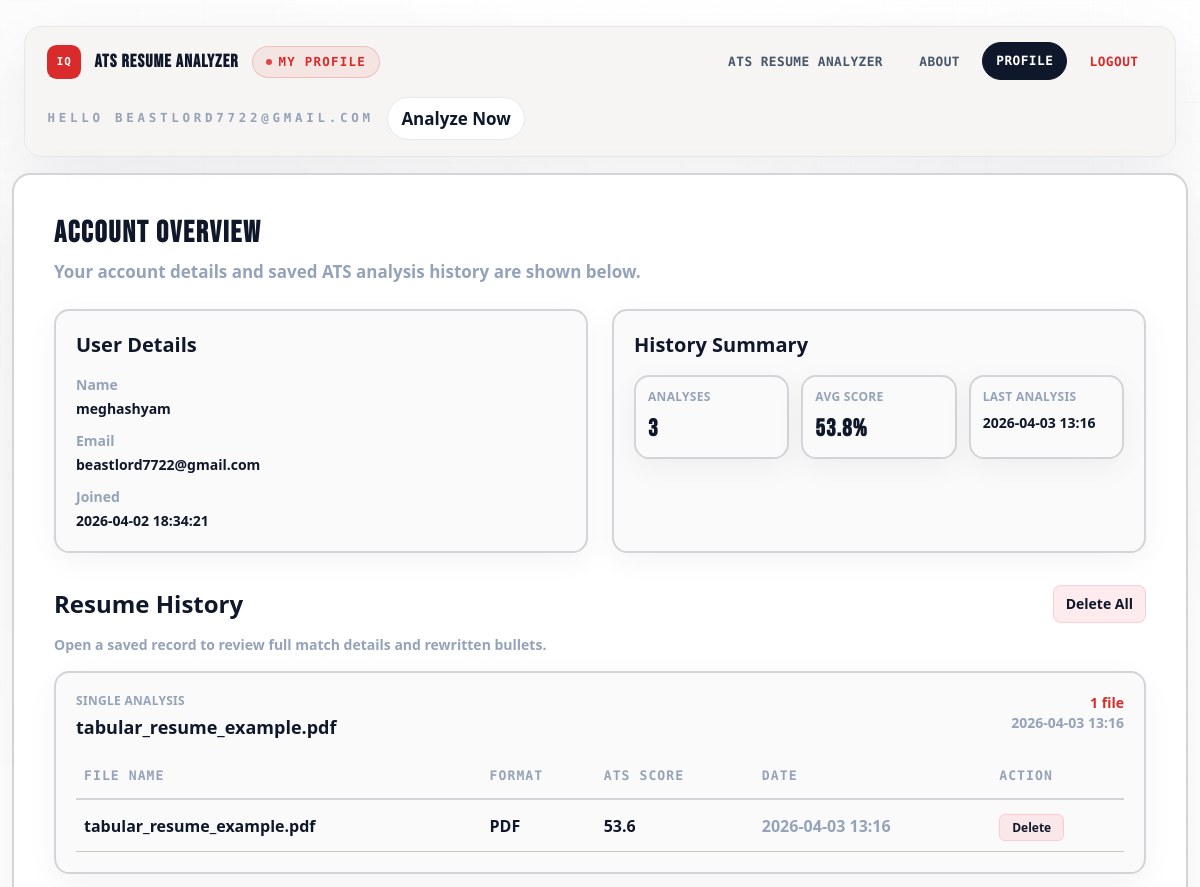
The app's page /profile (signed in, upper part), older data.
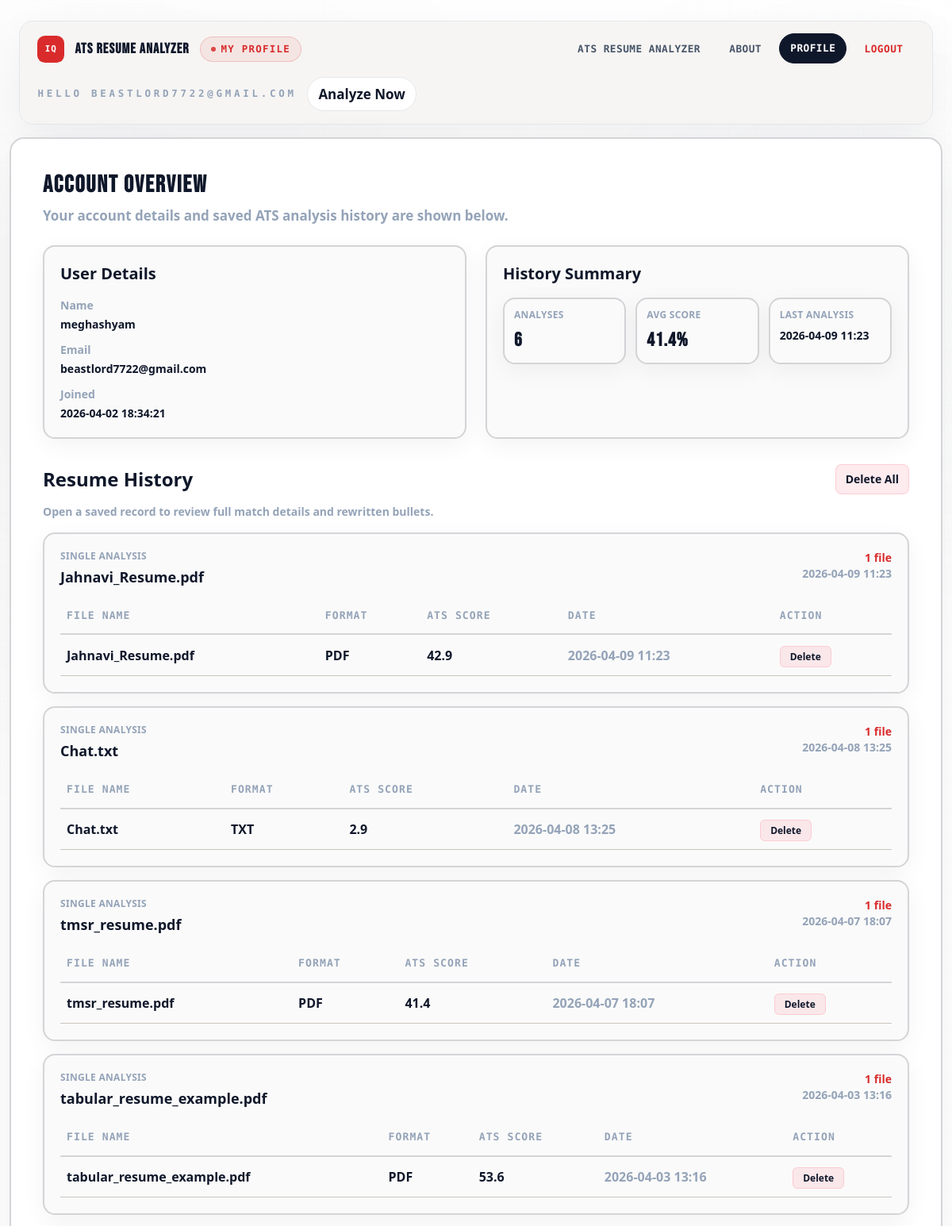
The same page, newer data.
### tables this page shows
CREATE TABLE resume_history(
        id INTEGER PRIMARY KEY,
        user_id INTEGER, score REAL, date TEXT, filename TEXT, Filetype TEXT, found TEXT, missing TEXT, rewritten TEXT, skills TEXT, batch_id TEXT, folder_name TEXT);

### app.py (the view)
@app.get("/profile", response_class=HTMLResponse)
async def profile(request: Request, delete_id: int | None = None, delete_all: int | None = None) -> Response:
    user = require_user(request)
    notice = ""
    tone = "success"
    with db() as conn:
        if delete_all:
            deleted = conn.execute("DELETE FROM resume_history WHERE user_id=?", (user["id"],)).rowcount
            notice = f"Deleted {int(deleted or 0)} history record(s)."
        elif delete_id:
            deleted = conn.execute("DELETE FROM resume_history WHERE id=? AND user_id=?", (delete_id, user["id"])).rowcount
            if deleted:
                notice = "History record deleted."
            else:
                notice = "History record not found."
                tone = "error"
        history = conn.execute("SELECT id,filename,filetype,score,date,batch_id,folder_name FROM resume_history WHERE user_id=? ORDER BY id DESC", (user["id"],)).fetchall()
        stats = conn.execute("SELECT COUNT(*) AS analyses_count, ROUND(AVG(score),1) AS avg_score, MAX(date) AS last_analysis FROM resume_history WHERE user_id=?", (user["id"],)).fetchone()
    return templates.TemplateResponse(
        "profile.html",
        base_context(
            request,
            user_name=user["name"] or "-",
            user_email=user["email"] or "-",
            user_created_at=user["created_at"] or "-",
            analysis_count=stats["analyses_count"] or 0,
            avg_score="-" if stats["avg_score"] is None else f'{float(stats["avg_score"]):.1f}%',
            last_analysis=stats["last_analysis"] or "-",
            history_groups=build_history_groups(list(history)),
            history_notice=notice,
            history_notice_tone=tone,
            is_admin=is_admin_user(user),
        ),
    )

### templates/profile.html (shortened to what the changed rows need)
<!DOCTYPE html>
<html lang="en">
<head>
  <script src="https://cdn.tailwindcss.com"></script>
</head>
<body class="app-shell">
  <div class="page-wrap page-wrap--content">
    <div class="glass-panel p-6 md:p-10">
      <div class="mb-6">
        <h1 class="brand-title text-3xl font-bold">Account Overview</h1>
      </div>
      <div class="grid gap-6 md:grid-cols-2">
        <div class="panel-soft p-5">
          <h2 class="text-xl font-semibold">User Details</h2>
        </div>
        <div class="panel-soft p-5">
          <h2 class="text-xl font-semibold">History Summary</h2>
          <div class="mt-4 grid gap-3 sm:grid-cols-3">
            <div class="panel-soft p-3">
              <p class="text-muted text-xs uppercase tracking-wide">Analyses</p>
              <p class="metric-value mt-2 text-2xl font-bold">{{ analysis_count }}</p>
            </div>
            <div class="panel-soft p-3">
              <p class="text-muted text-xs uppercase tracking-wide">Avg Score</p>
              <p class="metric-value mt-2 text-2xl font-bold">{{ avg_score }}</p>
            </div>
            <div class="panel-soft p-3">
              <p class="text-muted text-xs uppercase tracking-wide">Last Analysis</p>
              <p class="mt-2 text-sm">{{ last_analysis }}</p>
            </div>
          </div>
        </div>
      </div>
      <div class="mt-8">
        <div class="mb-3 flex flex-wrap items-center justify-between gap-3">
          <h2 class="text-2xl font-semibold">Resume History</h2>
        </div>
        <div class="space-y-4">
          {% if history_groups %}
          {% for group in history_groups %}
          <div class="panel-soft p-4 md:p-5">
            <div class="mb-3 flex flex-wrap items-start justify-between gap-3">
              <div>
                <p class="text-muted text-xs uppercase tracking-wide">
                  {{ "Folder Batch" if group.group_type == "folder" else "Single Analysis" }}
                </p>
                <h3 class="mt-1 text-lg font-semibold">{{ group.title }}</h3>
              </div>
              <div class="text-right text-sm">
                <p class="font-semibold text-cyan-100">{{ group.count }} file{{ "" if group.count == 1 else "s" }}</p>
                <p class="text-muted">{{ group.latest_date }}</p>
              </div>
            </div>
            <div class="overflow-x-auto">
              <table class="table-shell min-w-[760px]">
                <thead>
                  <tr>
                    <th>File Name</th>
                    <th>Format</th>
                    <th>ATS Score</th>
                    <th>Date</th>
                    <th>Action</th>
                  </tr>
                </thead>
                <tbody>
                  {% for r in group["items"] %}
                  <tr>
                    <td>
                      <a href="/history/{{ r.id }}" class="font-semibold text-cyan-200 hover:text-white hover:underline">
                        {{ r.filename or "-" }}
                      </a>
                    </td>
                    <td class="text-blue-200">{{ r.filetype or "-" }}</td>
                    <td class="font-bold text-emerald-300">{{ r.score }}</td>
                    <td class="text-muted">{{ r.date }}</td>
                    <td>
                      <a
                        href="/profile?delete_id={{ r.id }}"
                        onclick="return confirm('Delete this history record?');"
                        class="rounded-md border border-rose-300/40 bg-rose-500/10 px-3 py-1 text-xs font-semibold text-rose-100 transition hover:bg-rose-500/20"
                      >
                        Delete
                      </a>
                    </td>
                  </tr>
                  {% endfor %}
                </tbody>
              </table>
            </div>
          </div>
          {% endfor %}
          {% else %}
          <div class="panel-soft p-6 text-center text-muted">No resume history yet.</div>
          {% endif %}
        </div>
      </div>
    </div>
  </div>
</body>
</html>

Row changes from the older to the newer data that the page shows:
added resume_history: group_type "SINGLE ANALYSIS", title "Jahnavi_Resume.pdf", count "1", latest_date "2026-04-09 11:23", filename "Jahnavi_Resume.pdf", Filetype "PDF", score "42.9", date "2026-04-09 11:23"
added resume_history: group_type "SINGLE ANALYSIS", title "Chat.txt", count "1", latest_date "2026-04-08 13:25", filename "Chat.txt", Filetype "TXT", score "2.9", date "2026-04-08 13:25"
added resume_history: group_type "SINGLE ANALYSIS", title "tmsr_resume.pdf", count "1", latest_date "2026-04-07 18:07", filename "tmsr_resume.pdf", Filetype "PDF", score "41.4", date "2026-04-07 18:07"
Text that changed along with them:
{{ analysis_count }}: "3" → "6"
{{ avg_score }}: "53.8%" → "41.4%"
{{ last_analysis }}: "2026-04-03 13:16" → "2026-04-09 11:23"
